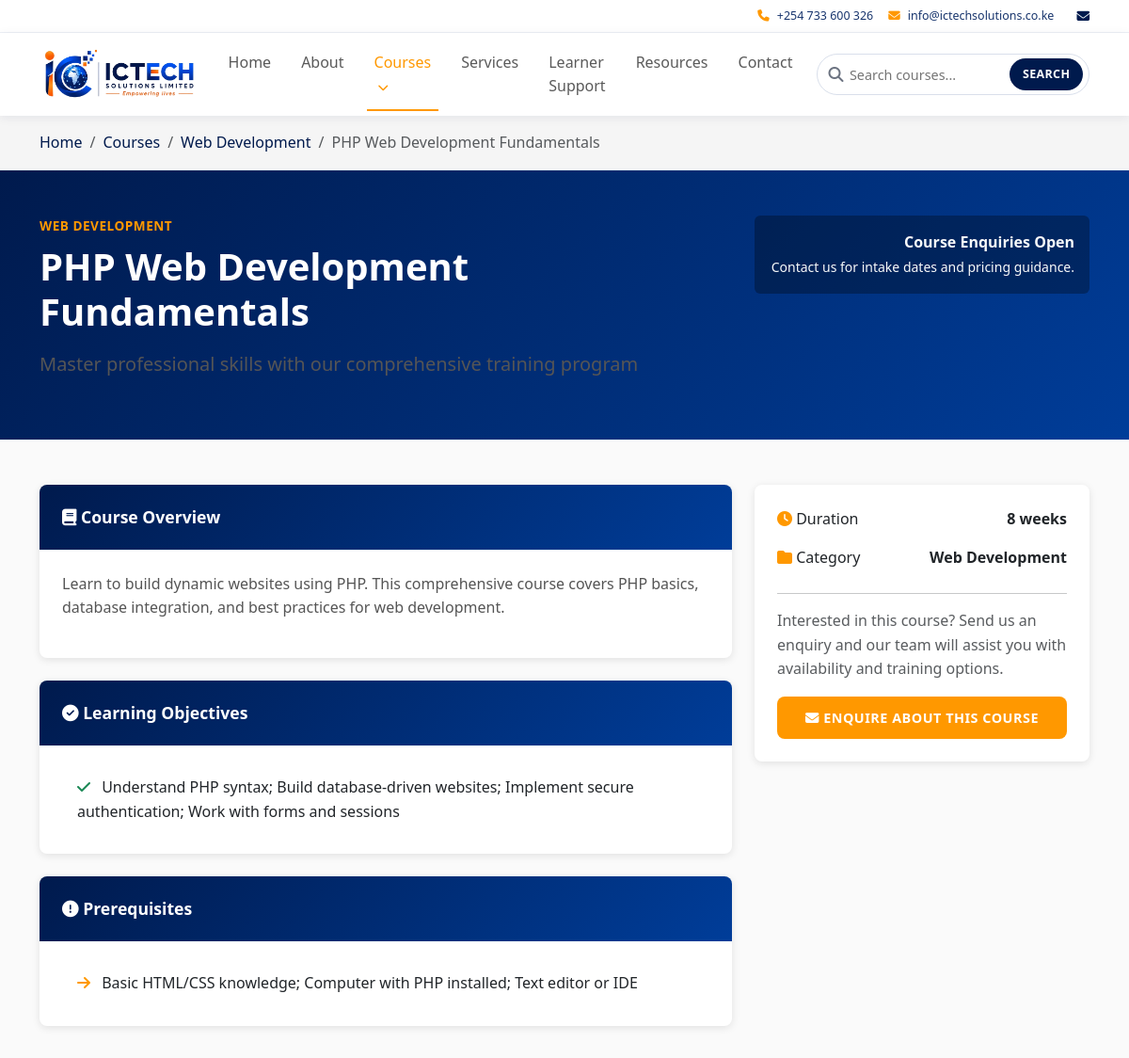
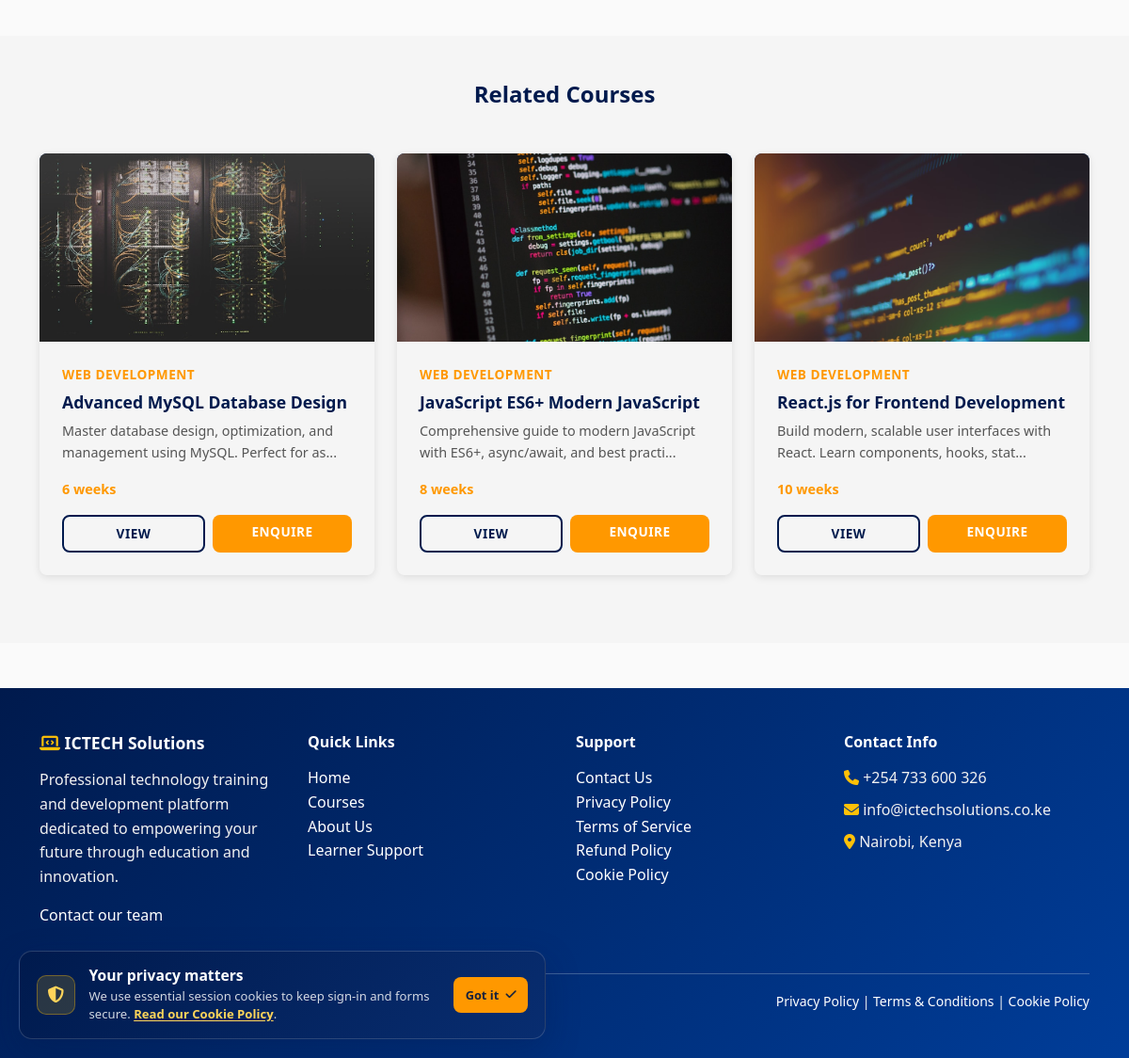
Screenshot of /course-details.php?id=1 with the database file from the repository (2 pictures, top to bottom).
### tables this page shows
CREATE TABLE courses (
    id INT PRIMARY KEY AUTO_INCREMENT,
    title VARCHAR(255) NOT NULL,
    slug VARCHAR(255) NOT NULL UNIQUE,
    description LONGTEXT,
    course_outline LONGTEXT,
    objectives LONGTEXT,
    requirements LONGTEXT,
    category_id INT NOT NULL,
    duration VARCHAR(100),
    image VARCHAR(255),
    status ENUM('published', 'draft', 'archived') DEFAULT 'draft',
    is_featured BOOLEAN DEFAULT FALSE,
    created_at TIMESTAMP DEFAULT CURRENT_TIMESTAMP,
    updated_at TIMESTAMP DEFAULT CURRENT_TIMESTAMP ON UPDATE CURRENT_TIMESTAMP,
    FOREIGN KEY (category_id) REFERENCES categories(id) ON DELETE CASCADE,
    INDEX idx_slug (slug),
    INDEX idx_category_id (category_id),
    INDEX idx_status (status),
    INDEX idx_featured (is_featured)
);

CREATE TABLE categories (
    id INT PRIMARY KEY AUTO_INCREMENT,
    name VARCHAR(255) NOT NULL UNIQUE,
    slug VARCHAR(255) NOT NULL UNIQUE,
    created_at TIMESTAMP DEFAULT CURRENT_TIMESTAMP,
    updated_at TIMESTAMP DEFAULT CURRENT_TIMESTAMP ON UPDATE CURRENT_TIMESTAMP
);

### includes/helpers.php (called while the page is built, shortened)
<?php
require_once __DIR__ . '/db.php';
function h($text) {
    return htmlspecialchars($text, ENT_QUOTES, 'UTF-8');
}
function assetImageUrl($filename, $directory = 'images/') {
    $legacyNames = [
        'airtel.png' => 'partner-airtel-kenya.svg',
        'amazon-aws.png' => 'partner-amazon-aws.svg',
        'google-cloud.png' => 'partner-google-cloud.svg',
        'microsoft-azure.png' => 'partner-microsoft-azure.svg',
        'safaricom.png' => 'partner-safaricom.png'
    ];
    $filename = $legacyNames[$filename] ?? $filename;
    return SITE_URL . 'assets/' . $directory . rawurlencode($filename);
}
function courseImageUrl($course) {
    $filename = trim((string) ($course['image'] ?? ''));
    return $filename === '' ? '' : assetImageUrl($filename);
}
function getCourse($courseId) {
    $db = Database::getInstance();
    return $db->getRow(
        "SELECT c.*, cat.name as category_name
         FROM courses c
         LEFT JOIN categories cat ON c.category_id = cat.id
         WHERE c.id = ?",
        [$courseId]
    );
}
function truncateText($text, $length = 150, $suffix = '...') {
    return substr($text, 0, $length) . $suffix;
}
function getParam($key, $default = null, $filter = FILTER_SANITIZE_STRING) {
    if (isset($_GET[$key]) && !is_array($_GET[$key])) {
        return filter_var($_GET[$key], $filter);
    }
    return $default;
}
?>

### includes/db.php (called while the page is built, shortened)
<?php
class Database {
    private $pdo;
    private static $instance = null;
    private function __construct() {
        try {
            $dsn = "mysql:host=" . DB_HOST . ";dbname=" . DB_NAME . ";charset=utf8mb4";
            $this->pdo = new PDO($dsn, DB_USER, DB_PASS, [
                PDO::ATTR_ERRMODE => PDO::ERRMODE_EXCEPTION,
                PDO::ATTR_DEFAULT_FETCH_MODE => PDO::FETCH_ASSOC,
                PDO::ATTR_EMULATE_PREPARES => false,
            ]);
        } catch (PDOException $e) {
            if (defined('LOG_ERRORS') && LOG_ERRORS) {
                error_log('Database connection failed: ' . $e->getMessage());
            }
            http_response_code(500);
            exit('Unable to connect to the database. Please try again later.');
        }
    }
    public static function getInstance() {
        if (self::$instance === null) {
            self::$instance = new self();
        }
        return self::$instance;
    }
    public function query($sql, $params = []) {
        try {
            $stmt = $this->pdo->prepare($sql);
            $stmt->execute($params);
            return $stmt;
        } catch (PDOException $e) {
            if (DEBUG_MODE && LOG_ERRORS) {
                error_log("Database query error: " . $e->getMessage());
            }
            throw $e;
        }
    }
    public function getRow($sql, $params = []) {
        $stmt = $this->query($sql, $params);
        return $stmt->fetch();
    }
    public function getAll($sql, $params = []) {
        $stmt = $this->query($sql, $params);
        return $stmt->fetchAll();
    }
}
?>

### course-details.php (the view, shortened to what this page needs)
<?php
require_once __DIR__ . '/includes/header.php';
require_once __DIR__ . '/includes/helpers.php';
$courseId = getParam('id', null, FILTER_VALIDATE_INT);
$db = Database::getInstance();
$course = getCourse($courseId);
$studentEnrollment = null;
$relatedCourses = $db->getAll(
    "SELECT c.*, cat.name as category_name
     FROM courses c
     LEFT JOIN categories cat ON c.category_id = cat.id
     WHERE c.status = 'published' AND c.category_id = ? AND c.id != ?
     LIMIT 3",
    [$course['category_id'], $courseId]
);
?>
<nav class="bg-light py-3">
    <div class="container">
        <ol class="breadcrumb mb-0">
            <li class="breadcrumb-item"><a href="<?php echo SITE_URL; ?>">Home</a></li>
            <li class="breadcrumb-item"><a href="courses.php">Courses</a></li>
            <li class="breadcrumb-item"><a href="courses.php?category=<?php echo $course['category_id']; ?>"><?php echo h($course['category_name']); ?></a></li>
            <li class="breadcrumb-item active"><?php echo h($course['title']); ?></li>
        </ol>
    </div>
</nav>
<section class="bg-primary text-white py-5">
    <div class="container">
        <div class="row">
            <div class="col-lg-8">
                <div class="course-category mb-2" style="color: var(--secondary);">
                    <?php echo h($course['category_name']); ?>
                </div>
                <h1 style="color: white;"><?php echo h($course['title']); ?></h1>
                <p class="lead">Master professional skills with our comprehensive training program</p>
            </div>
            <div class="col-lg-4 text-end">
                <div class="bg-dark p-3 rounded" style="background: rgba(0,0,0,0.3) !important;">
                    <div class="text-light" style="font-size: 1rem; font-weight: 600;">
                        Course Enquiries Open
                    </div>
                    <small class="text-light">Contact us for intake dates and pricing guidance.</small>
                </div>
            </div>
        </div>
    </div>
</section>
<section class="py-5">
    <div class="container">
        <div class="row">
            <div class="col-lg-8">
                <div class="card mb-4">
                    <div class="card-header bg-primary text-white">
                        <h5 class="mb-0"><i class="fas fa-book"></i> Course Overview</h5>
                    </div>
                    <div class="card-body">
                        <p><?php echo nl2br(h($course['description'])); ?></p>
                    </div>
                </div>
                <?php if ($course['objectives']): ?>
                    <div class="card mb-4">
                        <div class="card-header bg-primary text-white">
                            <h5 class="mb-0"><i class="fas fa-check-circle"></i> Learning Objectives</h5>
                        </div>
                        <div class="card-body">
                            <ul class="list-group list-group-flush">
                                <?php
                                $objectives = array_filter(array_map('trim', explode("\n", $course['objectives'])));
                                foreach ($objectives as $objective):
                                ?>
                                    <li class="list-group-item">
                                        <i class="fas fa-check text-success me-2"></i> <?php echo h($objective); ?>
                                    </li>
                                <?php endforeach; ?>
                            </ul>
                        </div>
                    </div>
                <?php endif; ?>
                <?php if ($course['requirements']): ?>
                    <div class="card mb-4">
                        <div class="card-header bg-primary text-white">
                            <h5 class="mb-0"><i class="fas fa-exclamation-circle"></i> Prerequisites</h5>
                        </div>
                        <div class="card-body">
                            <ul class="list-group list-group-flush">
                                <?php
                                $requirements = array_filter(array_map('trim', explode("\n", $course['requirements'])));
                                foreach ($requirements as $requirement):
                                ?>
                                    <li class="list-group-item">
                                        <i class="fas fa-arrow-right me-2 text-secondary"></i> <?php echo h($requirement); ?>
                                    </li>
                                <?php endforeach; ?>
                            </ul>
                        </div>
                    </div>
                <?php endif; ?>
            </div>
            <div class="col-lg-4">
                <?php if ($studentEnrollment): ?>
                    <div class="card" id="learning-progress">
                        <div class="card-body">
                            <h5 class="card-title mb-3"><i class="fas fa-chart-line text-primary"></i> Your Learning Progress</h5>
                            <?php
                            $statusLabels = ['pending' => 'Pending', 'active' => 'Active', 'completed' => 'Completed', 'cancelled' => 'Cancelled'];
                            $statusClasses = ['pending' => 'text-warning', 'active' => 'text-primary', 'completed' => 'text-success', 'cancelled' => 'text-muted'];
                            $enrollmentStatus = $studentEnrollment['status'];
                            ?>
                            <div class="d-flex justify-content-between mb-2">
                                <span><i class="fas fa-info-circle text-secondary"></i> Status</span>
                                <strong class="<?php echo h($statusClasses[$enrollmentStatus] ?? ''); ?>"><?php echo h($statusLabels[$enrollmentStatus] ?? ucfirst($enrollmentStatus)); ?></strong>
                            </div>
                            <?php if (in_array($enrollmentStatus, ['active', 'completed'], true)): ?>
                                <div class="course-progress mb-1">
                                    <div class="course-progress-bar" style="width: <?php echo (int) $studentEnrollment['progress']; ?>%;"></div>
                                </div>
                                <small class="text-muted d-block mb-3"><?php echo (int) $studentEnrollment['progress']; ?>% complete</small>
                            <?php endif; ?>
                            <hr>
                            <?php if ($enrollmentStatus === 'pending'): ?>
                                <p class="text-muted mb-0">Your enrollment is awaiting activation by ICTECH. You'll be notified once it's active.</p>
                            <?php elseif ($enrollmentStatus === 'active'): ?>
                                <?php if ($studentEnrollment['student_completed_at'] && empty($studentEnrollment['trainer_approved_at'])): ?>
                                    <p class="text-warning mb-0"><i class="fas fa-hourglass-half"></i> Awaiting trainer approval.</p>
                                <?php elseif ($studentEnrollment['trainer_approved_at']): ?>
                                    <p class="text-info mb-0"><i class="fas fa-hourglass-half"></i> Awaiting final admin approval.</p>
                                <?php else: ?>
                                    <p class="text-muted mb-0">Your trainer updates your progress as you advance through the course.</p>
                                <?php endif; ?>
                            <?php elseif ($enrollmentStatus === 'completed'): ?>
                                <p class="text-success mb-2"><i class="fas fa-certificate"></i> Course completed!</p>
                                <a href="<?php echo SITE_URL; ?>student/certificate.php?id=<?php echo (int) $studentEnrollment['id']; ?>" class="btn btn-primary w-100">
                                    <i class="fas fa-download"></i> View Certificate
                                </a>
                            <?php elseif ($enrollmentStatus === 'cancelled'): ?>
                                <p class="text-muted mb-0">This enrollment was cancelled. Contact ICTECH if you believe this is a mistake.</p>
                            <?php endif; ?>
                            <a href="<?php echo SITE_URL; ?>student/my-courses.php" class="btn btn-outline-primary w-100 mt-3">
                                <i class="fas fa-arrow-left"></i> Back to My Courses
                            </a>
                        </div>
                    </div>
                <?php else: ?>
                    <div class="card">
                        <div class="card-body">
                            <div class="mb-4">
                                <div class="d-flex justify-content-between mb-3">
                                    <span><i class="fas fa-clock text-secondary"></i> Duration</span>
                                    <strong><?php echo h($course['duration']); ?></strong>
                                </div>
                                <div class="d-flex justify-content-between">
                                    <span><i class="fas fa-folder text-secondary"></i> Category</span>
                                    <strong><?php echo h($course['category_name']); ?></strong>
                                </div>
                            </div>
                            <hr>
                            <p class="text-muted">Interested in this course? Send us an enquiry and our team will assist you with availability and training options.</p>
                            <a href="course-enquiry.php?course_id=<?php echo (int) $courseId; ?>" class="btn btn-secondary w-100">
                                <i class="fas fa-envelope"></i> Enquire About This Course
                            </a>
                        </div>
                    </div>
                <?php endif; ?>
            </div>
        </div>
    </div>
</section>
<?php if (!empty($relatedCourses)): ?>
    <section class="bg-light py-5">
        <div class="container">
            <div class="section-header">
                <h3>Related Courses</h3>
            </div>
            <div class="row">
                <?php foreach ($relatedCourses as $related): ?>
                    <div class="col-md-6 col-lg-4 mb-4">
                        <div class="course-card">
                            <div class="course-image">
                                <?php if (courseImageUrl($related)): ?>
                                    <img src="<?php echo h(courseImageUrl($related)); ?>" alt="<?php echo h($related['title']); ?>">
                                <?php else: ?>
                                    <i class="fas fa-book"></i>
                                <?php endif; ?>
                            </div>
                            <div class="course-info">
                                <div class="course-category"><?php echo h($related['category_name']); ?></div>
                                <h5 class="course-title"><?php echo h($related['title']); ?></h5>
                                <p class="course-description"><?php echo truncateText($related['description'], 80); ?></p>
                                <div class="course-meta">
                                    <span class="course-duration"><?php echo h($related['duration']); ?></span>
                                </div>
                                <div class="course-footer">
                                    <a href="course-details.php?id=<?php echo $related['id']; ?>" class="btn btn-outline-primary btn-sm">
                                        View
                                    </a>
                                    <a href="course-enquiry.php?course_id=<?php echo (int) $related['id']; ?>" class="btn btn-secondary btn-sm">
                                        Enquire
                                    </a>
                                </div>
                            </div>
                        </div>
                    </div>
                <?php endforeach; ?>
            </div>
        </div>
    </section>
<?php endif; ?>
<?php require_once __DIR__ . '/includes/footer.php'; ?>

### rows the page displays
courses: category.name "Web Development", title "PHP Web Development Fundamentals", category.name "WEB DEVELOPMENT", description "Learn to build dynamic websites using PHP. This comprehensive course covers PHP basics, database integration, and best practices for web development.", objectives "Understand PHP syntax; Build database-driven websites; Implement secure authentication; Work with forms and sessions", requirements "Basic HTML/CSS knowledge; Computer with PHP installed; Text editor or IDE", duration "8 weeks"
courses: image (picture), category.name "WEB DEVELOPMENT", title "Advanced MySQL Database Design", description "Master database design, optimization, and management using MySQL. Perfect for as...", duration "6 weeks"
courses: image (picture), category.name "WEB DEVELOPMENT", title "JavaScript ES6+ Modern JavaScript", description "Comprehensive guide to modern JavaScript with ES6+, async/await, and best practi...", duration "8 weeks"
courses: image (picture), category.name "WEB DEVELOPMENT", title "React.js for Frontend Development", description "Build modern, scalable user interfaces with React. Learn components, hooks, stat...", duration "10 weeks"
